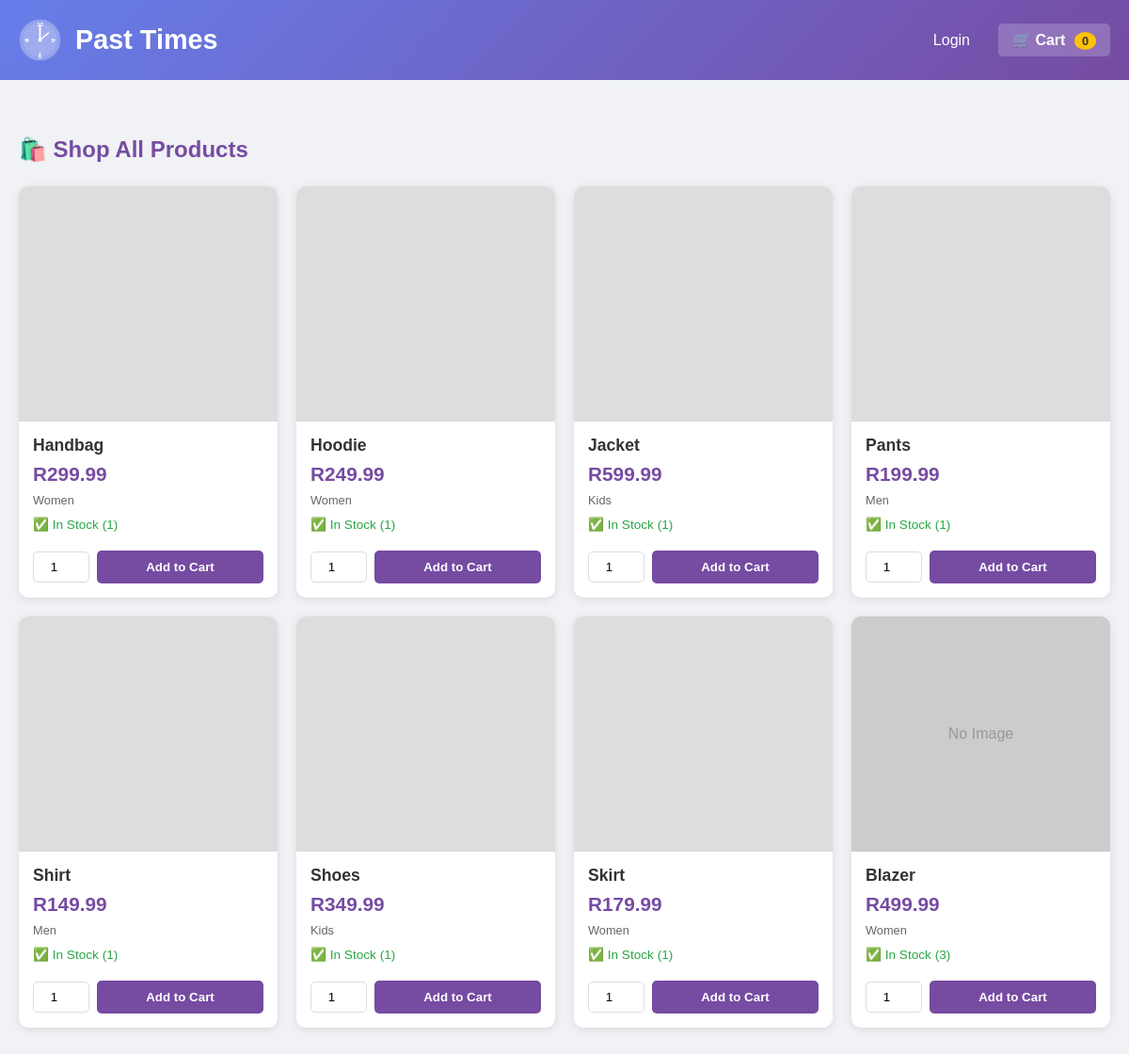
The page /shop.php on the database its author committed.
### tables this page shows
CREATE TABLE IF NOT EXISTS `clothing` (
  `clothing_id` int(11) NOT NULL AUTO_INCREMENT,
  `name` varchar(200) NOT NULL,
  `category` varchar(50) NOT NULL,
  `price` decimal(10,2) NOT NULL,
  `stock` int(11) DEFAULT 0,
  `description` text DEFAULT NULL,
  `image_url` varchar(500) DEFAULT NULL,
  `created_at` timestamp NOT NULL DEFAULT current_timestamp(),
  PRIMARY KEY (`clothing_id`)
);

### shop.php (the view, shortened to what this page needs)
<?php
include 'DBConn.php';
$clothing = mysqli_query($conn, "SELECT * FROM clothing WHERE stock > 0 ORDER BY created_at DESC");
$cart_count = count($_SESSION['cart'] ?? []);
?>
<!DOCTYPE html>
<html lang="en">
<head>
</head>
<body>
    <div class="header">
        <div class="header-left">
            <div class="header-logo-icon">
                <svg width="45" height="45" viewBox="0 0 60 60" xmlns="http://www.w3.org/2000/svg">
                    <text x="30" y="10" text-anchor="middle" font-size="8" fill="white" font-weight="bold">12</text>
                    <text x="48" y="33" text-anchor="middle" font-size="8" fill="white" font-weight="bold">3</text>
                    <text x="30" y="56" text-anchor="middle" font-size="8" fill="white" font-weight="bold">6</text>
                    <text x="12" y="33" text-anchor="middle" font-size="8" fill="white" font-weight="bold">9</text>
                </svg>
            </div>
            <h1>Past Times</h1>
        </div>
        <div class="header-right">
            <?php if(isset($_SESSION['user_id'])): ?>
                <span class="welcome-text">Welcome, <?php echo htmlspecialchars($_SESSION['user_name']); ?></span>
                <a href="dashboard.php">Dashboard</a>
            <?php else: ?>
                <a href="index.php">Login</a>
            <?php endif; ?>
            <a href="cart.php" class="cart-btn">🛒 Cart <span class="cart-count"><?php echo $cart_count; ?></span></a>
        </div>
    </div>
    <div class="container">
        <h2>🛍️ Shop All Products</h2>
        <?php if (mysqli_num_rows($clothing) > 0): ?>
        <div class="products-grid">
            <?php while($item = mysqli_fetch_assoc($clothing)): ?>
                <div class="product-card-wrapper">
                    <a href="product_details.php?id=<?php echo $item['clothing_id']; ?>"
                       style="text-decoration: none; color: inherit;">
                        <div class="product-image" style="background-image: url('<?php echo htmlspecialchars($item['image_url'] ?: 'https://via.placeholder.com/300x300?text=No+Image'); ?>');">
                            <?php if(!$item['image_url']): ?>
                                <span style="color: #999;">No Image</span>
                            <?php endif; ?>
                        </div>
                        <div class="product-info-top">
                            <div class="product-name"><?php echo htmlspecialchars($item['name']); ?></div>
                            <div class="product-price">R<?php echo number_format($item['price'], 2); ?></div>
                            <div class="product-category"><?php echo ucfirst($item['category']); ?></div>
                            <div class="product-stock">✅ In Stock (<?php echo $item['stock']; ?>)</div>
                        </div>
                    </a>
                    <div class="product-info-bottom">
                        <form method="POST" action="add_to_cart.php" class="add-to-cart-form">
                            <input type="number" name="quantity" value="1" min="1" max="<?php echo $item['stock']; ?>" class="quantity-input">
                            <button type="submit" class="btn-add">Add to Cart</button>
                        </form>
                    </div>
                </div>
            <?php endwhile; ?>
        </div>
        <?php endif; ?>
    </div>
</body>
</html>

### shop.php (style rules this page uses)
* { margin: 0; padding: 0; box-sizing: border-box; }
body { font-family: Arial, sans-serif; background: #f0f2f5; }
.header { background: linear-gradient(135deg, #667eea 0%, #764ba2 100%); color: white; padding: 20px; display: flex; justify-content: space-between; align-items: center; }
.header-left { display: flex; align-items: center; gap: 15px; }
.header-logo-icon { width: 45px; height: 45px; display: flex; align-items: center; justify-content: center; }
.header-logo-icon svg { width: 100%; height: auto; }
.header h1 { font-size: 1.8em; display: flex; align-items: center; gap: 10px; }
.header-right { display: flex; align-items: center; gap: 15px; }
.header-right a { color: white; text-decoration: none; padding: 8px 15px; border-radius: 5px; transition: background 0.3s; }
.cart-btn { background: rgba(255,255,255,0.2); padding: 10px 20px; border-radius: 25px; font-weight: bold; }
.cart-count { background: #ffc107; color: #333; padding: 2px 8px; border-radius: 50%; font-size: 0.8em; margin-left: 5px; }
.container { max-width: 1200px; margin: 40px auto; padding: 20px; }
.products-grid { display: grid; grid-template-columns: repeat(auto-fill, minmax(250px, 1fr)); gap: 20px; }
.product-card-wrapper { background: white; border-radius: 10px; overflow: hidden; box-shadow: 0 2px 10px rgba(0,0,0,0.1); transition: transform 0.3s; display: flex; flex-direction: column; }
.product-info-top { padding: 15px 15px 5px 15px; flex: 1; }
.product-info-bottom { padding: 5px 15px 15px 15px; }
.product-image { height: 250px; background: #ddd; background-size: cover; background-position: center; display: flex; align-items: center; justify-content: center; cursor: pointer; }
.product-name { font-weight: bold; font-size: 1.1em; margin-bottom: 8px; color: #333; }
.product-price { color: #764ba2; font-weight: bold; font-size: 1.3em; margin-bottom: 8px; }
.product-category { font-size: 0.8em; color: #666; margin-bottom: 10px; }
.product-stock { font-size: 0.85em; color: #28a745; margin-bottom: 10px; }
.add-to-cart-form { display: flex; gap: 8px; align-items: center; }
.quantity-input { width: 60px; padding: 8px; border: 1px solid #ddd; border-radius: 5px; text-align: center; }
.btn-add { flex: 1; background: #764ba2; color: white; padding: 10px; border: none; border-radius: 5px; cursor: pointer; font-weight: bold; transition: background 0.3s; }
h2 { color: #764ba2; margin-bottom: 25px; }

### rows shown on the page
clothing: name "Handbag", price "299.99", category "Women", stock "1", quantity "1"
clothing: name "Hoodie", price "249.99", category "Women", stock "1", quantity "1"
clothing: name "Jacket", price "599.99", category "Kids", stock "1", quantity "1"
clothing: name "Pants", price "199.99", category "Men", stock "1", quantity "1"
clothing: name "Shirt", price "149.99", category "Men", stock "1", quantity "1"
clothing: name "Shoes", price "349.99", category "Kids", stock "1", quantity "1"
clothing: name "Skirt", price "179.99", category "Women", stock "1", quantity "1"
clothing: image_url "No Image", name "Blazer", price "499.99", category "Women", stock "3"

### other values the page prints
$cart_count "0"
